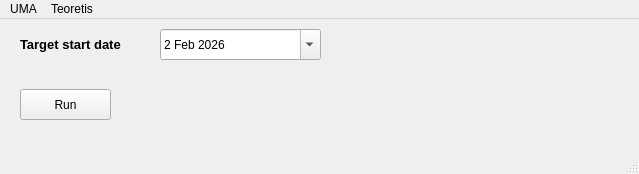
<?xml version="1.0" encoding="UTF-8"?>
<ui version="4.0">
 <class>MainWindow</class>
 <widget class="QMainWindow" name="MainWindow">
  <property name="geometry">
   <rect>
    <x>0</x>
    <y>0</y>
    <width>639</width>
    <height>174</height>
   </rect>
  </property>
  <property name="windowTitle">
   <string>MainWindow</string>
  </property>
  <property name="autoFillBackground">
   <bool>false</bool>
  </property>
  <widget class="QWidget" name="centralwidget">
   <widget class="QLabel" name="label">
    <property name="geometry">
     <rect>
      <x>20</x>
      <y>10</y>
      <width>111</width>
      <height>31</height>
     </rect>
    </property>
    <property name="font">
     <font>
      <family>Arial</family>
      <pointsize>10</pointsize>
      <weight>75</weight>
      <bold>true</bold>
     </font>
    </property>
    <property name="text">
     <string>Target start date</string>
    </property>
   </widget>
   <widget class="QDateEdit" name="date_edit">
    <property name="geometry">
     <rect>
      <x>160</x>
      <y>10</y>
      <width>161</width>
      <height>31</height>
     </rect>
    </property>
    <property name="wrapping">
     <bool>false</bool>
    </property>
    <property name="dateTime">
     <datetime>
      <hour>0</hour>
      <minute>0</minute>
      <second>0</second>
      <year>2026</year>
      <month>2</month>
      <day>2</day>
     </datetime>
    </property>
    <property name="maximumDateTime">
     <datetime>
      <hour>23</hour>
      <minute>59</minute>
      <second>59</second>
      <year>2050</year>
      <month>1</month>
      <day>7</day>
     </datetime>
    </property>
    <property name="maximumDate">
     <date>
      <year>2050</year>
      <month>1</month>
      <day>7</day>
     </date>
    </property>
    <property name="calendarPopup">
     <bool>true</bool>
    </property>
    <property name="date">
     <date>
      <year>2026</year>
      <month>2</month>
      <day>2</day>
     </date>
    </property>
   </widget>
   <widget class="QPushButton" name="btn_run">
    <property name="geometry">
     <rect>
      <x>20</x>
      <y>70</y>
      <width>91</width>
      <height>31</height>
     </rect>
    </property>
    <property name="text">
     <string>Run</string>
    </property>
   </widget>
  </widget>
  <widget class="QMenuBar" name="menubar">
   <property name="geometry">
    <rect>
     <x>0</x>
     <y>0</y>
     <width>639</width>
     <height>21</height>
    </rect>
   </property>
   <widget class="QMenu" name="menuUMA">
    <property name="title">
     <string>UMA</string>
    </property>
    <addaction name="actionInsert"/>
    <addaction name="actionEdit"/>
    <addaction name="actionDownloader"/>
    <addaction name="actionBatch_Insert"/>
    <addaction name="actionEXPORT"/>
   </widget>
   <widget class="QMenu" name="menuTeoretis">
    <property name="title">
     <string>Teoretis</string>
    </property>
    <addaction name="actionDownloader_Teoretis"/>
    <addaction name="actionEXPORT_Teoretis"/>
   </widget>
   <addaction name="menuUMA"/>
   <addaction name="menuTeoretis"/>
  </widget>
  <widget class="QStatusBar" name="statusbar"/>
  <action name="actionUMA">
   <property name="text">
    <string>UMA</string>
   </property>
  </action>
  <action name="actionSUSPEND">
   <property name="text">
    <string>SUSPEND</string>
   </property>
  </action>
  <action name="actionUNSUSPEND">
   <property name="text">
    <string>UNSUSPEND</string>
   </property>
  </action>
  <action name="actionInsert">
   <property name="text">
    <string>Insert</string>
   </property>
  </action>
  <action name="actionEdit">
   <property name="text">
    <string>Edit</string>
   </property>
  </action>
  <action name="actionDownloader">
   <property name="text">
    <string>Downloader</string>
   </property>
  </action>
  <action name="actionBatch_Insert">
   <property name="text">
    <string>Batch Insert</string>
   </property>
  </action>
  <action name="actionEXPORT">
   <property name="text">
    <string>EXPORT</string>
   </property>
  </action>
  <action name="actionDownloader_Teoretis">
   <property name="text">
    <string>Downloader Teoretis</string>
   </property>
  </action>
  <action name="actionEXPORT_Teoretis">
   <property name="text">
    <string>EXPORT</string>
   </property>
  </action>
 </widget>
 <resources/>
 <connections/>
</ui>
